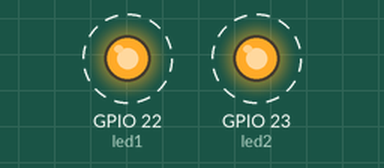
Simulated run of this sketch. Board: ESP32. Parts: output pins drawn as LEDs (lit = HIGH). Dashed ring = blinking.

Above: at 0.2 s.
Timing chart, 0 to 4.6 s (numbered marks = the images above):
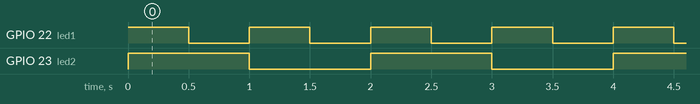

Measured:
- by itself, GPIO 22 (led1): alternates HIGH for 0.50 s and LOW for 0.50 s
- by itself, GPIO 23 (led2): alternates HIGH for 1.0 s and LOW for 1.0 s

The sketch:

LED_Multitasking_blink.ino
```cpp
#include<Arduino.h>

#define led1 22
#define led2 23

void Task1_blink(void *PvParameter){
  pinMode(led1,OUTPUT);
  for(;;){
    digitalWrite(led1,HIGH);
    vTaskDelay(500/portTICK_PERIOD_MS);
    digitalWrite(led1,LOW);
    vTaskDelay(500/portTICK_PERIOD_MS);
  }
}

void Task2_Blink(void *PvParameter){
  pinMode(led2,OUTPUT);
  for(;;){
    digitalWrite(led2,HIGH);
    vTaskDelay(1000/portTICK_PERIOD_MS);
    digitalWrite(led2,LOW);
    vTaskDelay(1000/ portTICK_PERIOD_MS);
  }
}

void setup(){
    Serial.begin(115200);

    xTaskCreate(
      Task1_blink,
      "led1_Blink",
      1024,
      NULL,
      1,
      NULL
    );

    xTaskCreate(
      Task2_Blink,
      "led2_blink",
      1024,
      NULL,
      1,
      NULL
    );


}

void loop(){
 vTaskDelay(1000/portTICK_PERIOD_MS);
}
```
